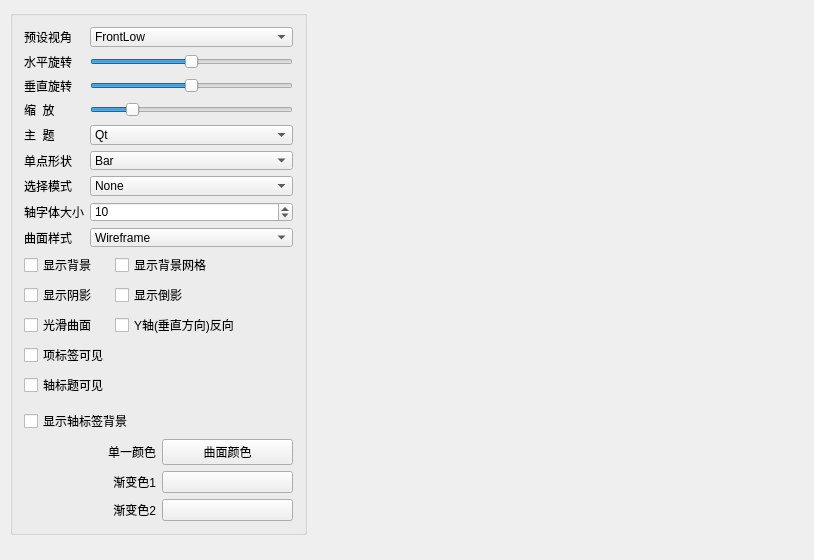
<?xml version="1.0" encoding="UTF-8"?>
<ui version="4.0">
 <class>MainWindow</class>
 <widget class="QMainWindow" name="MainWindow">
  <property name="geometry">
   <rect>
    <x>0</x>
    <y>0</y>
    <width>814</width>
    <height>560</height>
   </rect>
  </property>
  <property name="windowTitle">
   <string>Q3DSurface绘图</string>
  </property>
  <widget class="QWidget" name="centralWidget">
   <widget class="QGroupBox" name="groupBox">
    <property name="geometry">
     <rect>
      <x>10</x>
      <y>10</y>
      <width>297</width>
      <height>525</height>
     </rect>
    </property>
    <property name="title">
     <string/>
    </property>
    <layout class="QVBoxLayout" name="verticalLayout">
     <item>
      <layout class="QGridLayout" name="gridLayout">
       <item row="0" column="0">
        <widget class="QLabel" name="label_6">
         <property name="text">
          <string>预设视角</string>
         </property>
         <property name="buddy">
          <cstring>comboBox</cstring>
         </property>
        </widget>
       </item>
       <item row="0" column="1">
        <widget class="QComboBox" name="comboBox">
         <item>
          <property name="text">
           <string>FrontLow</string>
          </property>
         </item>
         <item>
          <property name="text">
           <string>Front</string>
          </property>
         </item>
         <item>
          <property name="text">
           <string>FrontHigh</string>
          </property>
         </item>
         <item>
          <property name="text">
           <string>LeftLow</string>
          </property>
         </item>
         <item>
          <property name="text">
           <string>Left</string>
          </property>
         </item>
         <item>
          <property name="text">
           <string>LeftHigh</string>
          </property>
         </item>
         <item>
          <property name="text">
           <string>RightLow</string>
          </property>
         </item>
         <item>
          <property name="text">
           <string>Right</string>
          </property>
         </item>
         <item>
          <property name="text">
           <string>RightHigh</string>
          </property>
         </item>
         <item>
          <property name="text">
           <string>BehindLow</string>
          </property>
         </item>
         <item>
          <property name="text">
           <string>Behind</string>
          </property>
         </item>
         <item>
          <property name="text">
           <string>BehindHigh</string>
          </property>
         </item>
         <item>
          <property name="text">
           <string>IsometricLeft</string>
          </property>
         </item>
         <item>
          <property name="text">
           <string>IsometricLeftHigh</string>
          </property>
         </item>
         <item>
          <property name="text">
           <string>IsometricRight</string>
          </property>
         </item>
         <item>
          <property name="text">
           <string>IsometricRightHigh</string>
          </property>
         </item>
         <item>
          <property name="text">
           <string>DirectlyAbove</string>
          </property>
         </item>
         <item>
          <property name="text">
           <string>DirectlyAboveCW45</string>
          </property>
         </item>
         <item>
          <property name="text">
           <string>DirectlyAboveCCW45</string>
          </property>
         </item>
         <item>
          <property name="text">
           <string>FrontBelow</string>
          </property>
         </item>
         <item>
          <property name="text">
           <string>LeftBelow</string>
          </property>
         </item>
         <item>
          <property name="text">
           <string>RightBelow</string>
          </property>
         </item>
         <item>
          <property name="text">
           <string>BehindBelow</string>
          </property>
         </item>
         <item>
          <property name="text">
           <string>DirectlyBelow</string>
          </property>
         </item>
        </widget>
       </item>
       <item row="1" column="0">
        <widget class="QLabel" name="label_7">
         <property name="text">
          <string>水平旋转</string>
         </property>
         <property name="buddy">
          <cstring>sliderH</cstring>
         </property>
        </widget>
       </item>
       <item row="1" column="1">
        <widget class="QSlider" name="sliderH">
         <property name="minimum">
          <number>-180</number>
         </property>
         <property name="maximum">
          <number>180</number>
         </property>
         <property name="orientation">
          <enum>Qt::Horizontal</enum>
         </property>
        </widget>
       </item>
       <item row="2" column="0">
        <widget class="QLabel" name="label_8">
         <property name="text">
          <string>垂直旋转</string>
         </property>
         <property name="buddy">
          <cstring>sliderV</cstring>
         </property>
        </widget>
       </item>
       <item row="2" column="1">
        <widget class="QSlider" name="sliderV">
         <property name="minimum">
          <number>-180</number>
         </property>
         <property name="maximum">
          <number>180</number>
         </property>
         <property name="orientation">
          <enum>Qt::Horizontal</enum>
         </property>
        </widget>
       </item>
       <item row="3" column="0">
        <widget class="QLabel" name="label_12">
         <property name="text">
          <string>缩  放</string>
         </property>
        </widget>
       </item>
       <item row="3" column="1">
        <widget class="QSlider" name="sliderZoom">
         <property name="minimum">
          <number>10</number>
         </property>
         <property name="maximum">
          <number>500</number>
         </property>
         <property name="value">
          <number>100</number>
         </property>
         <property name="orientation">
          <enum>Qt::Horizontal</enum>
         </property>
        </widget>
       </item>
       <item row="4" column="0">
        <widget class="QLabel" name="label">
         <property name="text">
          <string>主  题</string>
         </property>
         <property name="buddy">
          <cstring>cBoxTheme</cstring>
         </property>
        </widget>
       </item>
       <item row="4" column="1">
        <widget class="QComboBox" name="cBoxTheme">
         <item>
          <property name="text">
           <string>Qt</string>
          </property>
         </item>
         <item>
          <property name="text">
           <string>Primary Colors</string>
          </property>
         </item>
         <item>
          <property name="text">
           <string>Digia</string>
          </property>
         </item>
         <item>
          <property name="text">
           <string>StoneMoss</string>
          </property>
         </item>
         <item>
          <property name="text">
           <string>ArmyBlue</string>
          </property>
         </item>
         <item>
          <property name="text">
           <string>Retro</string>
          </property>
         </item>
         <item>
          <property name="text">
           <string>Ebony</string>
          </property>
         </item>
         <item>
          <property name="text">
           <string>Isabelle</string>
          </property>
         </item>
        </widget>
       </item>
       <item row="5" column="0">
        <widget class="QLabel" name="label_2">
         <property name="text">
          <string>单点形状</string>
         </property>
         <property name="buddy">
          <cstring>cBoxBarStyle</cstring>
         </property>
        </widget>
       </item>
       <item row="5" column="1">
        <widget class="QComboBox" name="cBoxBarStyle">
         <item>
          <property name="text">
           <string>Bar</string>
          </property>
         </item>
         <item>
          <property name="text">
           <string>Cube</string>
          </property>
         </item>
         <item>
          <property name="text">
           <string>Pyramid</string>
          </property>
         </item>
         <item>
          <property name="text">
           <string>Cone</string>
          </property>
         </item>
         <item>
          <property name="text">
           <string>Cylinder</string>
          </property>
         </item>
         <item>
          <property name="text">
           <string>BevelBar</string>
          </property>
         </item>
         <item>
          <property name="text">
           <string>BevelCube</string>
          </property>
         </item>
         <item>
          <property name="text">
           <string>Sphere</string>
          </property>
         </item>
         <item>
          <property name="text">
           <string>Minimal</string>
          </property>
         </item>
         <item>
          <property name="text">
           <string>Arrow</string>
          </property>
         </item>
         <item>
          <property name="text">
           <string>Point</string>
          </property>
         </item>
        </widget>
       </item>
       <item row="6" column="0">
        <widget class="QLabel" name="label_3">
         <property name="text">
          <string>选择模式</string>
         </property>
         <property name="buddy">
          <cstring>cBoxSelectionMode</cstring>
         </property>
        </widget>
       </item>
       <item row="6" column="1">
        <widget class="QComboBox" name="cBoxSelectionMode">
         <item>
          <property name="text">
           <string>None</string>
          </property>
         </item>
         <item>
          <property name="text">
           <string>Item</string>
          </property>
         </item>
         <item>
          <property name="text">
           <string>Row Slice</string>
          </property>
         </item>
         <item>
          <property name="text">
           <string>Column Slice</string>
          </property>
         </item>
        </widget>
       </item>
       <item row="7" column="0">
        <widget class="QLabel" name="label_4">
         <property name="text">
          <string>轴字体大小</string>
         </property>
         <property name="buddy">
          <cstring>spinFontSize</cstring>
         </property>
        </widget>
       </item>
       <item row="7" column="1">
        <widget class="QSpinBox" name="spinFontSize">
         <property name="minimum">
          <number>5</number>
         </property>
         <property name="value">
          <number>10</number>
         </property>
        </widget>
       </item>
       <item row="8" column="0">
        <widget class="QLabel" name="label_5">
         <property name="text">
          <string>曲面样式</string>
         </property>
        </widget>
       </item>
       <item row="8" column="1">
        <widget class="QComboBox" name="comboDrawMode">
         <item>
          <property name="text">
           <string>Wireframe</string>
          </property>
         </item>
         <item>
          <property name="text">
           <string>Surface</string>
          </property>
         </item>
         <item>
          <property name="text">
           <string>Surface And Wireframe</string>
          </property>
         </item>
        </widget>
       </item>
      </layout>
     </item>
     <item>
      <layout class="QGridLayout" name="gridLayout_3">
       <item row="0" column="0">
        <widget class="QCheckBox" name="chkBoxBackground">
         <property name="text">
          <string>显示背景</string>
         </property>
        </widget>
       </item>
       <item row="0" column="1" colspan="3">
        <widget class="QCheckBox" name="chkBoxGrid">
         <property name="text">
          <string>显示背景网格</string>
         </property>
        </widget>
       </item>
       <item row="1" column="0">
        <widget class="QCheckBox" name="chkBoxShadow">
         <property name="text">
          <string>显示阴影</string>
         </property>
        </widget>
       </item>
       <item row="1" column="1" colspan="3">
        <widget class="QCheckBox" name="chkBoxReflection">
         <property name="text">
          <string>显示倒影</string>
         </property>
        </widget>
       </item>
       <item row="2" column="0">
        <widget class="QCheckBox" name="chkBoxSmooth">
         <property name="text">
          <string>光滑曲面</string>
         </property>
        </widget>
       </item>
       <item row="2" column="1" colspan="3">
        <widget class="QCheckBox" name="chkBoxReverse">
         <property name="text">
          <string>Y轴(垂直方向)反向</string>
         </property>
        </widget>
       </item>
       <item row="3" column="0">
        <widget class="QCheckBox" name="chkBoxItemLabel">
         <property name="text">
          <string>项标签可见</string>
         </property>
        </widget>
       </item>
       <item row="3" column="2" colspan="2">
        <spacer name="horizontalSpacer">
         <property name="orientation">
          <enum>Qt::Horizontal</enum>
         </property>
         <property name="sizeHint" stdset="0">
          <size>
           <width>40</width>
           <height>20</height>
          </size>
         </property>
        </spacer>
       </item>
       <item row="4" column="0">
        <widget class="QCheckBox" name="chkBoxAxisTitle">
         <property name="text">
          <string>轴标题可见</string>
         </property>
        </widget>
       </item>
       <item row="4" column="2" rowspan="2" colspan="2">
        <spacer name="horizontalSpacer_2">
         <property name="orientation">
          <enum>Qt::Horizontal</enum>
         </property>
         <property name="sizeHint" stdset="0">
          <size>
           <width>40</width>
           <height>20</height>
          </size>
         </property>
        </spacer>
       </item>
       <item row="5" column="3" rowspan="2">
        <spacer name="horizontalSpacer_3">
         <property name="orientation">
          <enum>Qt::Horizontal</enum>
         </property>
         <property name="sizeHint" stdset="0">
          <size>
           <width>40</width>
           <height>20</height>
          </size>
         </property>
        </spacer>
       </item>
       <item row="6" column="0" colspan="2">
        <widget class="QCheckBox" name="chkBoxAxisBackground">
         <property name="text">
          <string>显示轴标签背景</string>
         </property>
        </widget>
       </item>
      </layout>
     </item>
     <item>
      <layout class="QGridLayout" name="gridLayout_2">
       <item row="0" column="0">
        <widget class="QLabel" name="label_11">
         <property name="text">
          <string>单一颜色</string>
         </property>
         <property name="alignment">
          <set>Qt::AlignRight|Qt::AlignTrailing|Qt::AlignVCenter</set>
         </property>
         <property name="buddy">
          <cstring>btnBarColor</cstring>
         </property>
        </widget>
       </item>
       <item row="0" column="1">
        <widget class="QPushButton" name="btnBarColor">
         <property name="text">
          <string>曲面颜色</string>
         </property>
        </widget>
       </item>
       <item row="1" column="0">
        <widget class="QLabel" name="label_9">
         <property name="text">
          <string>渐变色1</string>
         </property>
         <property name="alignment">
          <set>Qt::AlignRight|Qt::AlignTrailing|Qt::AlignVCenter</set>
         </property>
         <property name="buddy">
          <cstring>btnGrad1</cstring>
         </property>
        </widget>
       </item>
       <item row="1" column="1">
        <widget class="QPushButton" name="btnGrad1">
         <property name="text">
          <string/>
         </property>
        </widget>
       </item>
       <item row="2" column="0">
        <widget class="QLabel" name="label_10">
         <property name="text">
          <string>渐变色2</string>
         </property>
         <property name="alignment">
          <set>Qt::AlignRight|Qt::AlignTrailing|Qt::AlignVCenter</set>
         </property>
         <property name="buddy">
          <cstring>btnGrad2</cstring>
         </property>
        </widget>
       </item>
       <item row="2" column="1">
        <widget class="QPushButton" name="btnGrad2">
         <property name="text">
          <string/>
         </property>
        </widget>
       </item>
      </layout>
     </item>
     <item>
      <spacer name="verticalSpacer">
       <property name="orientation">
        <enum>Qt::Vertical</enum>
       </property>
       <property name="sizeHint" stdset="0">
        <size>
         <width>20</width>
         <height>18</height>
        </size>
       </property>
      </spacer>
     </item>
    </layout>
   </widget>
  </widget>
 </widget>
 <layoutdefault spacing="6" margin="11"/>
 <resources/>
 <connections/>
</ui>
